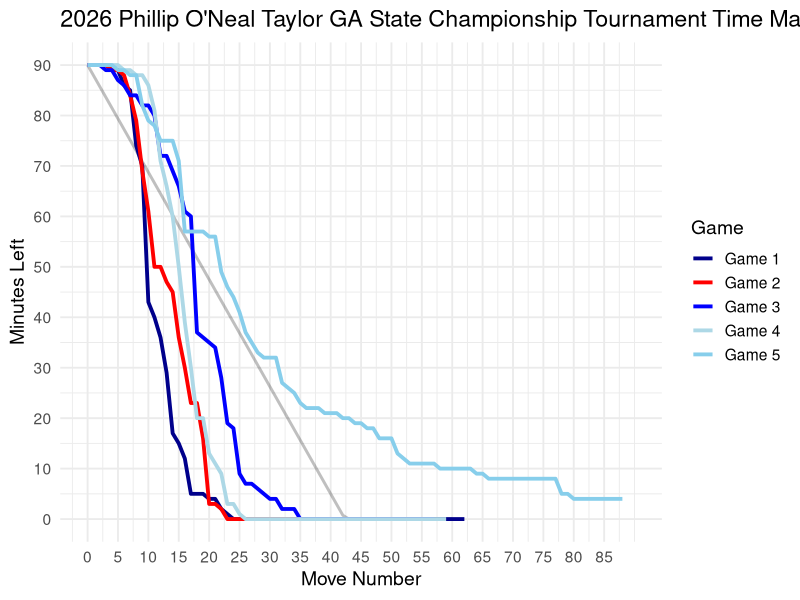

The R source for this figure:
library(ggplot2)
library(dplyr)

# -------------------------------
# 1. IDEAL LINE SETUP
# -------------------------------

slope <- -85 / 40
intercept <- 90

ideal_moves <- 0:60
ideal_time_raw <- intercept + slope * ideal_moves
ideal_time <- ifelse(ideal_time_raw > 0, ideal_time_raw, 0)
ideal_df <- data.frame(move = ideal_moves, time = ideal_time)

# -------------------------------
# 2. FUNCTION TO ADD A GAME
# -------------------------------

add_game <- function(times, name) {
  data.frame(
    move = 0:(length(times)-1),
    time = times,
    type = name
  )
}

# -------------------------------
# 3. ADD YOUR GAMES HERE
# -------------------------------

# Game 1 (example)
game1_times <- c(
  90, 90, 90, 90, 89, 89, 86, 85, 74, 70, 43, 40, 
  36, 29, 17, 15, 12, 5, 5, 5, 4, 4, 2, 1, 0, 0, 0, 
  0, 0, 0, 0, 0, 0, 0, 0, 0, 0, 0, 0, 0, 0, 0, 0, 0, 
  0, 0, 0, 0, 0, 0, 0, 0, 0, 0, 0, 0, 0, 0, 0, 0, 0, 0, 0
)

game1_df <- add_game(game1_times, "Game 1")

# Game 2 (example)
game2_times <- c(
  90, 90, 90, 90, 89, 89, 88, 84, 79, 69, 61, 50, 50, 
  47, 45, 36, 30, 23, 23, 16, 3, 3, 2, 0, 0, 0, 0, 0, 
  0, 0, 0, 0, 0, 0, 0, 0
)

game2_df <- add_game(game2_times, "Game 2")

game3_times <- c(
  90, 90, 90, 89, 89, 87, 86, 84, 84, 82, 82, 80, 72, 
  72, 69, 66, 61, 60, 37, 36, 35, 34, 28, 19, 18, 9, 
  7, 7, 6, 5, 4, 4, 2, 2, 2, 0, 0, 0, 0, 0, 0, 0, 0, 
  0, 0, 0, 0, 0, 0, 0, 0, 0, 0, 0, 0, 0, 0, 0
)

game3_df <- add_game(game3_times, "Game 3")

game4_times <- c(
  90, 90, 90, 90, 90, 90, 89, 89, 88, 88, 86, 81, 71, 
  66, 60, 50, 39, 30, 20, 20, 13, 11, 9, 3, 3, 1, 0, 
  0, 0, 0, 0, 0, 0, 0, 0, 0, 0, 0, 0, 0, 0, 0, 0, 0, 
  0, 0, 0, 0, 0, 0, 0, 0, 0, 0, 0, 0, 0, 0, 0, 0
)

game4_df <- add_game(game4_times, "Game 4")

game5_times <- c(
  90, 90, 90, 90, 90, 89, 89, 88, 88, 82, 79, 78, 75, 75, 
  75, 71, 57, 57, 57, 57, 56, 56, 49, 46, 44, 41, 37, 35, 
  33, 32, 32, 32, 27, 26, 25, 23, 22, 22, 22, 21, 21, 21, 
  20, 20, 19, 19, 18, 18, 16, 16, 16, 13, 12, 11, 11, 11, 
  11, 11, 10, 10, 10, 10, 10, 10, 9, 9, 8, 8, 8, 8, 8, 8, 
  8, 8, 8, 8, 8, 8, 5, 5, 4, 4, 4, 4, 4, 4, 4, 4, 4
)

game5_df <- add_game(game5_times, "Game 5")

# -------------------------------
# 4. COMBINE ALL DATA
# -------------------------------

plot_df <- bind_rows(
  game1_df,
  game2_df,
  game3_df,
  game4_df,
  game5_df
)

# -------------------------------
# 5. FILTER WHICH LINES TO SHOW
# -------------------------------

plot_df_filtered <- plot_df %>%
  filter(type %in% c("Ideal", "Game 1", "Game 2", "Game 3", "Game 4", "Game 5"))

# To hide a game, just remove it:
# filter(type %in% c("Ideal", "Game 1"))

# -------------------------------
# 6. CUSTOM COLORS
# -------------------------------

custom_colors <- c(
  "Ideal" = "black",
  "Game 1" = "darkblue",
  "Game 2" = "red",
  "Game 3" = "blue",
  "Game 4" = "lightblue",
  "Game 5" = "skyblue"
)

# -------------------------------
# 7. PLOT
# -------------------------------

ggplot() +
  
  # Ideal line (background)
  geom_line(data = ideal_df,
            aes(x = move, y = time),
            color = "black",
            size = 1,
            alpha = 0.25) +
  
  # Game lines (foreground)
  geom_line(data = plot_df_filtered %>% filter(type != "Ideal"),
            aes(x = move, y = time, color = type),
            size = 1.3) +
  
  scale_color_manual(values = custom_colors) +
  
  scale_x_continuous(
    breaks = seq(0, max(plot_df$move), by = 5),
    limits = c(0, 90)
  ) +
  
  scale_y_continuous(
    breaks = seq(0, 90, by = 10),
    limits = c(0, 90)
  ) +
  
  labs(
    title = "2026 Phillip O'Neal Taylor GA State Championship Tournament Time Management Breakdown",
    x = "Move Number",
    y = "Minutes Left",
    color = "Game"
  ) +
  
  theme_minimal(base_size = 14)
